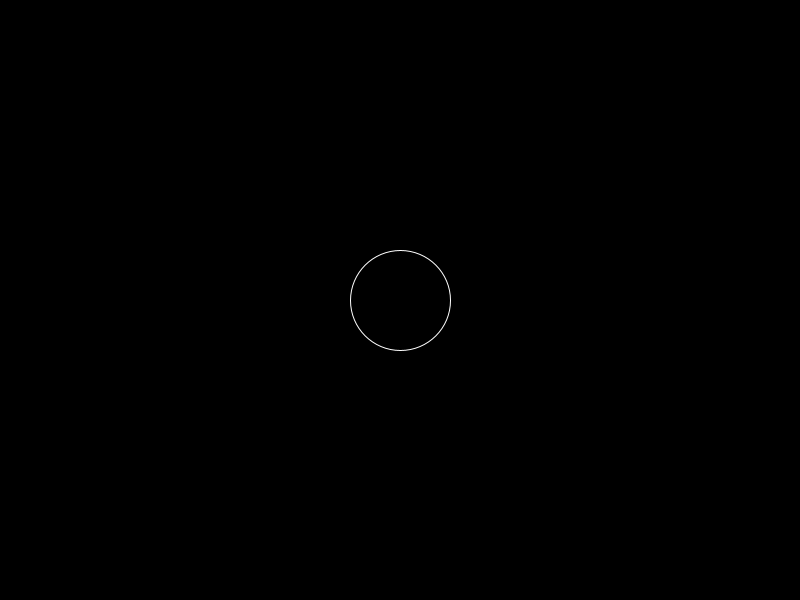
Frame 1 (no input)
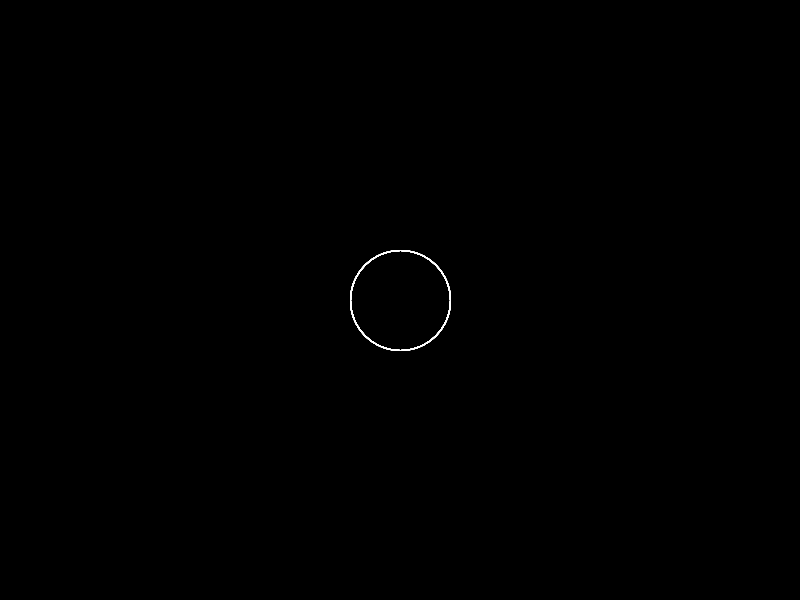
Frame 60 (the mouse pressed at the canvas centre just before this capture)
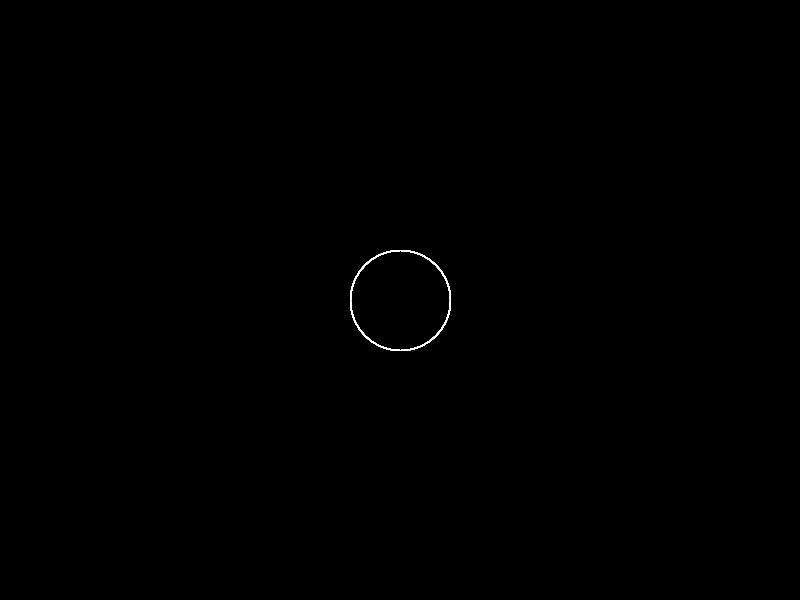
Frame 120 (the mouse held since frame 60 and released just before this capture)

The Processing sketch that drew these frames (run headless with seeded random() and noise(); from frame 60 on, the mouse is pressed at the canvas centre):

// Processing sketch: EmptySketch
// ── EmptySketch.pde
/*-------------------------------------------------------------------*
 * An empty sketch which creates the basic animation loop.
 *-------------------------------------------------------------------*/
 
void setup()
{
  size(800, 600);
  background(0, 0, 0);
  stroke(255, 255, 255);
  frameRate(200);
  noFill();
}

void draw()
{
  strokeWeight(1);
  ellipse(400, 300, 100, 100);
}
